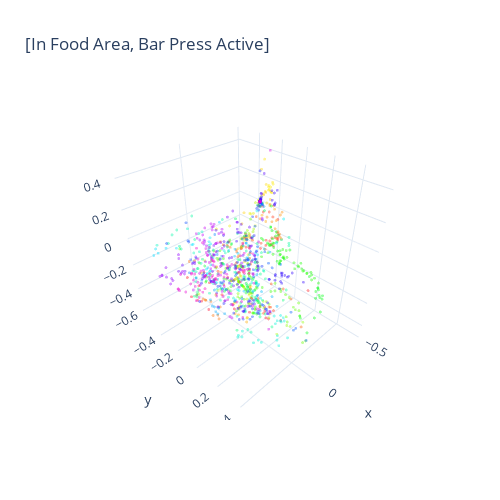

The code cell stored with this chart in its notebook:
### Code cell
# Visualized embedding
fig = cebra.integrations.plotly.plot_embedding_interactive(cebra_behavior_model_comb2_embedding,
                                                           embedding_labels = y_train.iloc[:, 1],
                                                           title = "[In Food Area, Bar Press Active]",
                                                           cmap = "gist_rainbow")
fig.show()

### Figure 1 — Plotly figure (JSON) as saved in the notebook; plotly's stock layout.template omitted (floating-point values rounded to 4 significant figures; data arrays with more than 128 entries replaced by an {"elided": "..."} marker saying what was removed)
{"data": [{"marker": {"color": {"elided": "1398 float values"}, "colorscale": [[0, "rgb(255, 0, 40)"], [0.1, "rgb(255, 93, 0)"], [0.2, "rgb(255, 234, 0)"], [0.3, "rgb(140, 255, 0)"], [0.4, "rgb(0, 255, 0)"], [0.5, "rgb(0, 255, 139)"], [0.6, "rgb(0, 235, 255)"], [0.7, "rgb(0, 94, 255)"], [0.8, "rgb(41, 0, 255)"], [0.9, "rgb(182, 0, 255)"], [1, "rgb(255, 0, 191)"]], "opacity": 0.4, "size": 1}, "mode": "markers", "name": "0          0.471571\n3          3.530100\n6          6.567500\n7          7.579400\n8          8.592450\n           ...     \n1741    1763.342600\n1742    1764.355350\n1743    1765.366950\n1745    1767.391750\n1747    1769.430333\nName: Time, Length: 1398, dtype: float64", "type": "scatter3d", "x": {"elided": "1398 float values"}, "y": {"elided": "1398 float values"}, "z": {"elided": "1398 float values"}}], "layout": {"height": 500, "showlegend": false, "title": {"text": "[In Food Area, Bar Press Active]"}, "width": 500}}
